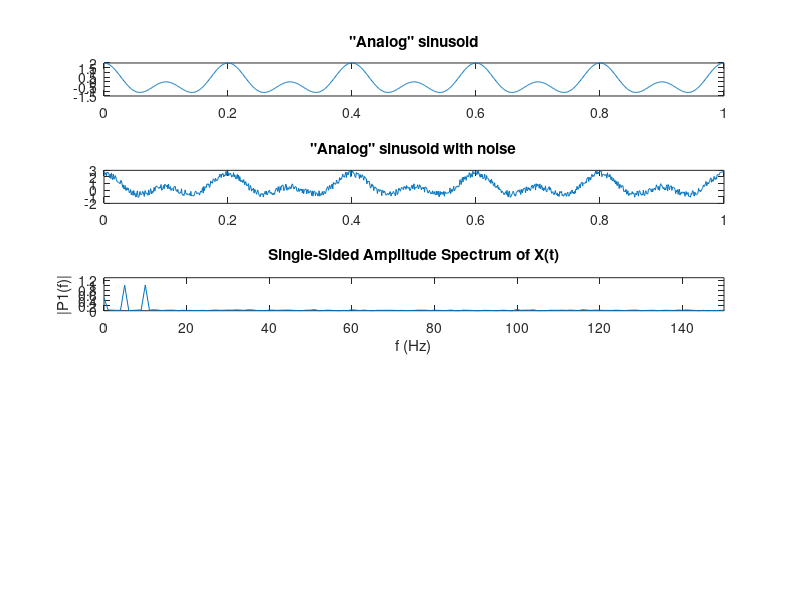

This chart was generated by the following MATLAB code: (Note: this script raises an error after producing the figure.)
% ---------------------------------------------------------------------- %
close all
clear variables
clc
% ---------------------------------------------------------------------- %
%->Implement a sinusoidal function in Matlab which emulates a continuous
%function
A = 1;
f = 5; %frequency
ts=0.001;
fs=1/0.001;
n1 = 0:ts:1;%small period to mimic a analog signal
y1 = A*cos(2*pi*f*n1) + A*cos(2*pi*10*n1); %"analog" signal
figure
subplot(5,1,1) % add first plot in 2 x 1 grid
plot(n1,y1) %ploting of "analog" sinusoid   
title('"Analog" sinusoid')

X = rand(size(n1)) + y1;
subplot(5,1,2)
plot(n1,X)
title('"Analog" sinusoid with noise')
% ---------------------------------------------------------------------- %
T = 1/fs;             % Sampling period       
L = size(y1,2);       % Length of signal
t = (0:L-1)*T;        % Time vector
% ---------------------------------------------------------------------- %
%fft of original signal
Y = fft(X);
P2 = abs(Y/L);
P1 = P2(1:L/2+1);
P1(2:end-1) = 2*P1(2:end-1);
f = fs*(0:(L/2))/L;
subplot(5,1,3) % add first plot in 2 x 2 grid
plot(f,P1)
axis([0 150 0 1.3]);
title('Single-Sided Amplitude Spectrum of X(t)')
xlabel('f (Hz)')
ylabel('|P1(f)|')
% ---------------------------------------------------------------------- %

load('/Users/kamranthomas/Documents/MATLAB/SignalProcessing/IIR_LP_Btrw.mat')

subplot(5,1,4);
Xfilt = filtfilt(SOS, G, X);
plot(n1,Xfilt)
title('filterd signal (Low pass butterworth)')
% ---------------------------------------------------------------------- %
%fft of filtered signal
Yfilt = fft(Xfilt);
P2 = abs(Yfilt/L);
P1 = P2(1:L/2+1);
P1(2:end-1) = 2*P1(2:end-1);
f = fs*(0:(L/2))/L;
subplot(5,1,5) % add first plot in 2 x 2 grid
plot(f,P1)
axis([0 150 0 1.3]);
title('Single-Sided Amplitude Spectrum of X(t) filtered signal')
xlabel('f (Hz)')
ylabel('|P1(f)|')
% ---------------------------------------------------------------------- %

